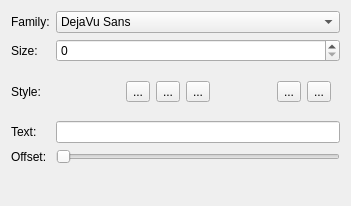
<ui version="4.0" >
 <class>SimpleTextShapeConfigWidget</class>
 <widget class="QWidget" name="SimpleTextShapeConfigWidget" >
  <property name="geometry" >
   <rect>
    <x>0</x>
    <y>0</y>
    <width>351</width>
    <height>206</height>
   </rect>
  </property>
  <layout class="QGridLayout" >
   <item row="0" column="0" >
    <widget class="QLabel" name="label" >
     <property name="text" >
      <string>Family:</string>
     </property>
    </widget>
   </item>
   <item row="0" column="1" >
    <widget class="QFontComboBox" name="fontFamily" >
     <property name="editable" >
      <bool>false</bool>
     </property>
     <property name="sizeAdjustPolicy" >
      <enum>QComboBox::AdjustToContentsOnFirstShow</enum>
     </property>
     <property name="currentFont" >
      <font>
       <family>DejaVu Sans</family>
      </font>
     </property>
    </widget>
   </item>
   <item row="1" column="0" >
    <widget class="QLabel" name="label_2" >
     <property name="text" >
      <string>Size:</string>
     </property>
    </widget>
   </item>
   <item row="1" column="1" >
    <widget class="KIntSpinBox" name="fontSize" />
   </item>
   <item row="2" column="0" >
    <widget class="QLabel" name="label_3" >
     <property name="text" >
      <string>Style:</string>
     </property>
    </widget>
   </item>
   <item row="2" column="1" >
    <widget class="QWidget" native="1" name="widget" >
     <layout class="QHBoxLayout" >
      <item>
       <spacer>
        <property name="orientation" >
         <enum>Qt::Horizontal</enum>
        </property>
        <property name="sizeHint" >
         <size>
          <width>61</width>
          <height>29</height>
         </size>
        </property>
       </spacer>
      </item>
      <item>
       <widget class="QToolButton" name="anchorStart" >
        <property name="text" >
         <string>...</string>
        </property>
       </widget>
      </item>
      <item>
       <widget class="QToolButton" name="anchorMiddle" >
        <property name="text" >
         <string>...</string>
        </property>
       </widget>
      </item>
      <item>
       <widget class="QToolButton" name="anchorEnd" >
        <property name="text" >
         <string>...</string>
        </property>
       </widget>
      </item>
      <item>
       <spacer>
        <property name="orientation" >
         <enum>Qt::Horizontal</enum>
        </property>
        <property name="sizeHint" >
         <size>
          <width>40</width>
          <height>20</height>
         </size>
        </property>
       </spacer>
      </item>
      <item>
       <widget class="QToolButton" name="bold" >
        <property name="text" >
         <string>...</string>
        </property>
       </widget>
      </item>
      <item>
       <widget class="QToolButton" name="italic" >
        <property name="text" >
         <string>...</string>
        </property>
       </widget>
      </item>
     </layout>
    </widget>
   </item>
   <item row="3" column="0" >
    <widget class="QLabel" name="label_4" >
     <property name="text" >
      <string>Text:</string>
     </property>
    </widget>
   </item>
   <item row="3" column="1" >
    <widget class="QLineEdit" name="text" />
   </item>
   <item row="4" column="0" >
    <widget class="QLabel" name="labelStartOffset" >
     <property name="text" >
      <string>Offset:</string>
     </property>
    </widget>
   </item>
   <item row="4" column="1" >
    <widget class="QSlider" name="startOffset" >
     <property name="maximum" >
      <number>100</number>
     </property>
     <property name="orientation" >
      <enum>Qt::Horizontal</enum>
     </property>
    </widget>
   </item>
   <item row="5" column="1" >
    <spacer>
     <property name="orientation" >
      <enum>Qt::Vertical</enum>
     </property>
     <property name="sizeHint" >
      <size>
       <width>269</width>
       <height>21</height>
      </size>
     </property>
    </spacer>
   </item>
  </layout>
 </widget>
 <customwidgets>
  <customwidget>
   <class>KIntSpinBox</class>
   <extends>QSpinBox</extends>
   <header>knuminput.h</header>
  </customwidget>
 </customwidgets>
 <resources/>
 <connections/>
</ui>
